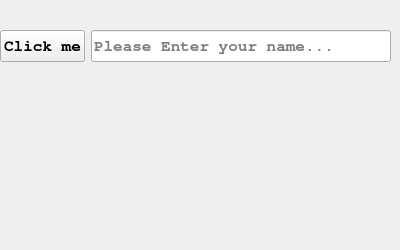
<?xml version="1.0" encoding="UTF-8"?>
<ui version="4.0">
 <class>Form</class>
 <widget class="QWidget" name="Form">
  <property name="geometry">
   <rect>
    <x>0</x>
    <y>0</y>
    <width>400</width>
    <height>250</height>
   </rect>
  </property>
  <property name="windowTitle">
   <string>Qt Designer Application</string>
  </property>
  <property name="windowIcon">
   <iconset>
    <normaloff>../images/python.png</normaloff>../images/python.png</iconset>
  </property>
  <widget class="QWidget" name="">
   <property name="geometry">
    <rect>
     <x>0</x>
     <y>10</y>
     <width>391</width>
     <height>191</height>
    </rect>
   </property>
   <layout class="QVBoxLayout" name="verticalLayout">
    <item>
     <layout class="QHBoxLayout" name="horizontalLayout">
      <item>
       <widget class="QPushButton" name="btn_click">
        <property name="font">
         <font>
          <family>Nimbus Mono L</family>
          <pointsize>12</pointsize>
          <bold>true</bold>
         </font>
        </property>
        <property name="text">
         <string>Click me</string>
        </property>
       </widget>
      </item>
      <item>
       <widget class="QLineEdit" name="line_edit">
        <property name="font">
         <font>
          <family>Nimbus Mono L</family>
          <pointsize>12</pointsize>
          <bold>true</bold>
         </font>
        </property>
        <property name="placeholderText">
         <string>Please Enter your name...</string>
        </property>
       </widget>
      </item>
     </layout>
    </item>
    <item>
     <widget class="QLabel" name="label">
      <property name="maximumSize">
       <size>
        <width>389</width>
        <height>91</height>
       </size>
      </property>
      <property name="font">
       <font>
        <family>Nimbus Mono L</family>
        <pointsize>11</pointsize>
        <bold>true</bold>
       </font>
      </property>
      <property name="styleSheet">
       <string notr="true">QLabel {
color:red

}</string>
      </property>
      <property name="text">
       <string/>
      </property>
     </widget>
    </item>
   </layout>
  </widget>
 </widget>
 <resources/>
 <connections/>
</ui>
